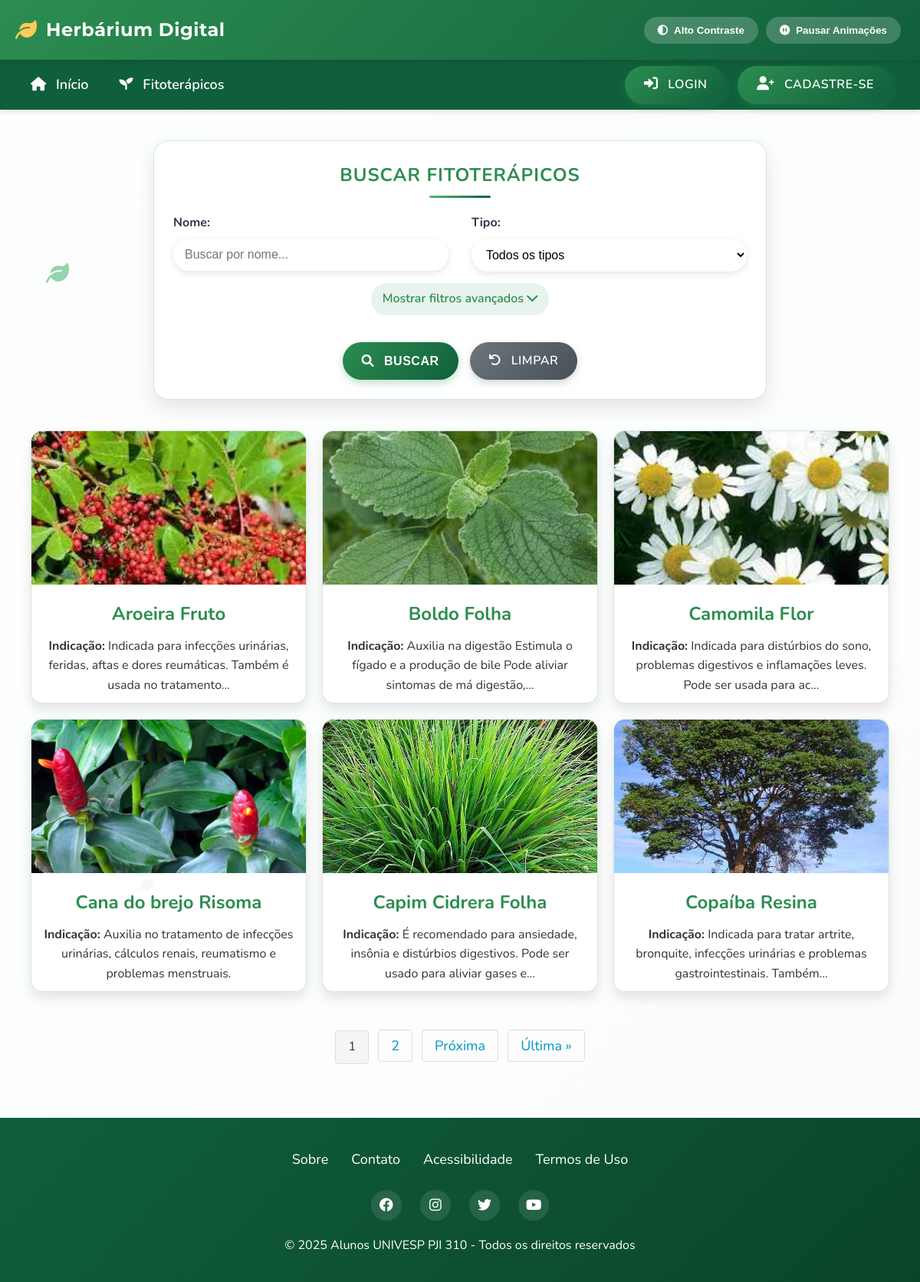
The app's page /fitoterapico/, older data.
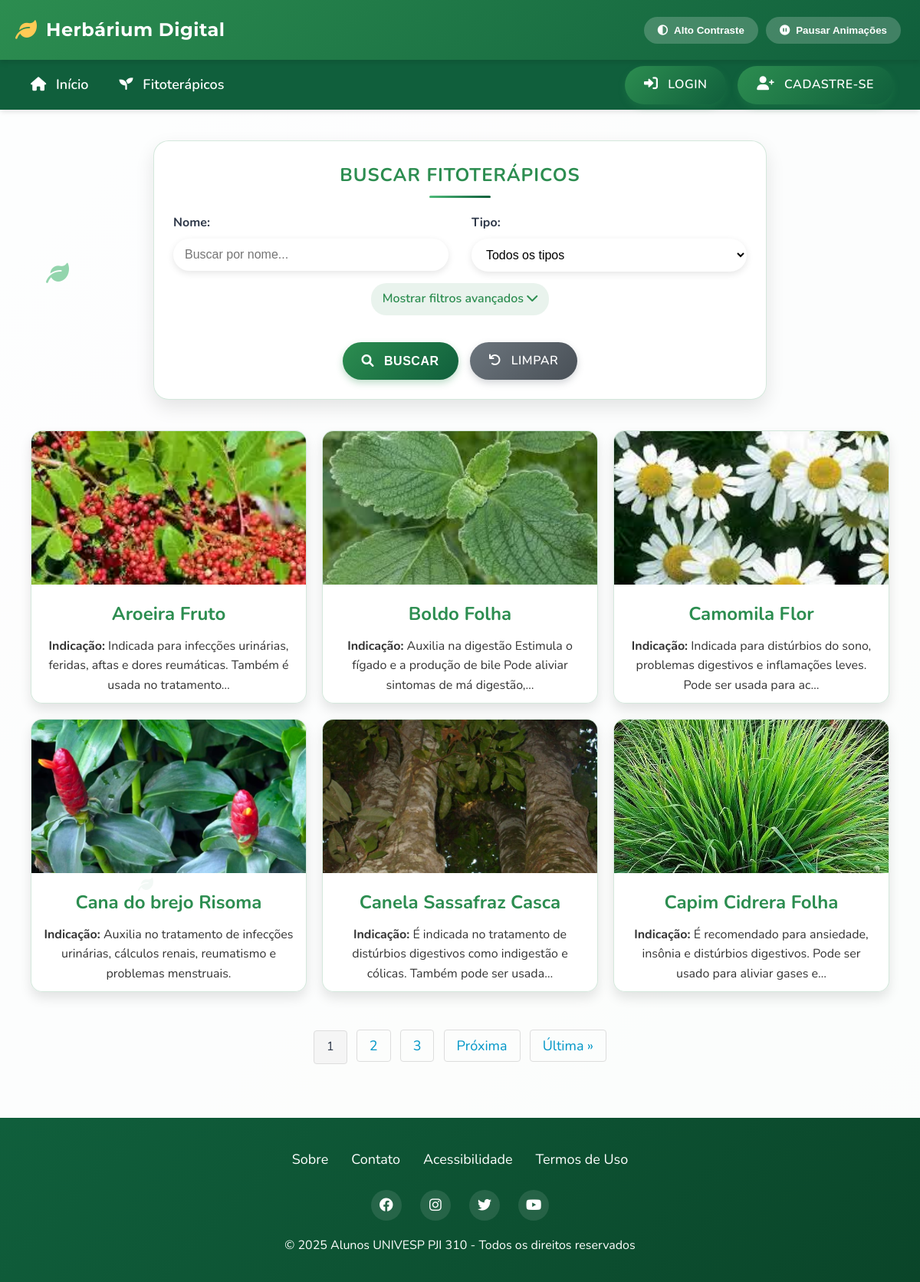
The same page, newer data.
### fitoterapico/models.py (models this page shows, shortened)
class Fitoterapico(models.Model):
    id = models.AutoField(primary_key=True)
    nome = models.CharField(max_length=100)
    tipo = models.ForeignKey(Tipo, on_delete=models.PROTECT, related_name='fitoterapico_tipo')
    especie = models.CharField(max_length=100)
    familia = models.CharField(max_length=100, blank=True, null=True)
    descricao = models.TextField()
    propriedades = models.TextField()
    indicacao = models.TextField()
    modo_uso = models.TextField()
    dosagem = models.CharField(max_length=100, blank=True, null=True)
    efeito_colateral = models.TextField(blank=True, null=True)
    preco = models.FloatField(blank=True, null=True, validators=[MinValueValidator(0)])
    foto = models.ImageField(upload_to='fitoterapico/', blank=True, null=True)
    bio = models.TextField(blank=True, null=True)
    class Meta:
        ordering = ['nome']

class Tipo(models.Model):
    id = models.AutoField(primary_key=True)
    nome = models.CharField(max_length=200)
    def __str__(self):
        return self.nome

### fitoterapico/views.py (the view)
# urls.py: path('fitoterapico/', FitoterapicoListView.as_view(), name='fitoterapico_list'),
class FitoterapicoListView(ListView):
    model = Fitoterapico
    template_name = 'fitoterapico.html'
    context_object_name = 'fitoterapico'
    paginate_by = 6
    def get_queryset(self):
        fitoterapico = super().get_queryset().order_by('nome')
        search = self.request.GET.get('search', '')
        tipo = self.request.GET.get('tipo', '')
        indicacao = self.request.GET.get('indicacao', '')
        if search:
            fitoterapico = fitoterapico.filter(nome__icontains=search)
        if tipo:
            fitoterapico = fitoterapico.filter(tipo__id=tipo)
        if indicacao:
            fitoterapico = fitoterapico.filter(indicacao__icontains=indicacao)
        return fitoterapico
    def get_context_data(self, **kwargs):
        context = super().get_context_data(**kwargs)
        from fitoterapico.models import Tipo
        context['search'] = self.request.GET.get('search', '')
        context['tipo_selecionado'] = self.request.GET.get('tipo', '')
        context['indicacao'] = self.request.GET.get('indicacao', '')
        context['tipos'] = Tipo.objects.all()
        return context

### fitoterapico/templates/fitoterapico.html (shortened to what this page needs)
{% extends "base.html" %}
{% block content %}
  <form method="GET" action="{% url 'fitoterapico_list' %}" class="search-form">
    <h3>Buscar Fitoterápicos</h3>
    <div class="search-row">
      <div class="search-group">
        <label for="search">Nome:</label>
        <input type="text" id="search" name="search" placeholder="Buscar por nome..." value="{{ search }}">
      </div>
      <div class="search-group">
        <label for="tipo">Tipo:</label>
        <select id="tipo" name="tipo">
          <option value="">Todos os tipos</option>
        </select>
      </div>
    </div>
    <div class="search-toggle" onclick="toggleAdvancedSearch()">
      <span id="toggle-text">Mostrar filtros avançados</span> <i class="fas fa-chevron-down" id="toggle-icon"></i>
    </div>
    <div class="search-actions">
      <button type="submit" class="btn"><i class="fas fa-search"></i> Buscar</button>
      <a href="{% url 'fitoterapico_list' %}" class="btn btn-reset"><i class="fas fa-undo"></i> Limpar</a>
    </div>
  </form>
  <div class="fitoterapico-grid">
    {% if fitoterapico %}
      {% for fitoterapico in fitoterapico %}
        <a href="{% url 'fitoterapico_detail' fitoterapico.pk %}">
          <div class="fitoterapico-card">
            {% if fitoterapico.foto %}
              <img src="{{ fitoterapico.foto.url }}" alt="{{ fitoterapico.nome }} - {{ fitoterapico.tipo }}" loading="lazy">
            {% else %}
              <p class="no-foto">Imagem não disponível</p>
            {% endif %}
            <h2>{{ fitoterapico.nome }} {{ fitoterapico.tipo }}</h2>
            <p><strong>Indicação:</strong> {{ fitoterapico.indicacao|truncatechars:100 }}</p>
          </div>
        </a>
      {% endfor %}
    {% else %}
      <p class="no-results">Nenhum fitoterapico encontrado.</p>
    {% endif %}
  </div>
  {% if is_paginated %}
  <div class="pagination">
    {% for num in page_obj.paginator.page_range %}
      {% if page_obj.number == num %}
        <span class="current">{{ num }}</span>
      {% elif num > page_obj.number|add:'-3' and num < page_obj.number|add:'3' %}
        <a href="?page={{ num }}{% if search %}&search={{ search }}{% endif %}">{{ num }}</a>
      {% endif %}
    {% endfor %}
    {% if page_obj.has_next %}
      <a href="?page={{ page_obj.next_page_number }}{% if search %}&search={{ search }}{% endif %}">Próxima</a>
      <a href="?page={{ page_obj.paginator.num_pages }}{% if search %}&search={{ search }}{% endif %}">Última &raquo;</a>
    {% endif %}
  </div>
  {% endif %}
{% endblock %}

### app/templates/base.html (shortened to what this page needs)
<!DOCTYPE html>
<html lang="pt-br">
<head>
  <link href="https://cdnjs.cloudflare.com/ajax/libs/font-awesome/6.0.0-beta3/css/all.min.css" rel="stylesheet">
</head>
<body>
  <div class="floating-element leaf1"><i class="fas fa-leaf" aria-hidden="true"></i></div>
  <div class="floating-element leaf2"></div>
  <div class="floating-element leaf3"></div>
  <header>
    <div class="header-content">
      <div class="logo">
        <i class="fas fa-leaf" aria-hidden="true"></i>
        <h1>Herbárium Digital</h1>
      </div>
      <div class="accessibility-controls">
        <button class="contrast-btn" onclick="toggleContrast()" aria-label="Alternar modo de alto contraste">
          <i class="fas fa-adjust" aria-hidden="true"></i>
          <span>Alto Contraste</span>
        </button>
        <button class="animation-btn" onclick="toggleAnimations()" aria-label="Pausar ou retomar animações">
          <i class="fas fa-pause-circle" aria-hidden="true"></i>
          <span>Pausar Animações</span>
        </button>
      </div>
    </div>
  </header>
  <nav role="navigation" aria-label="Menu principal">
    <div class="nav-container">
      <ul>
        <li><a href="{% url 'home' %}" aria-label="Ir para página inicial"><i class="fas fa-home" aria-hidden="true"></i> Início</a></li>
        <li><a href="{% url 'fitoterapico_list' %}" aria-label="Ver lista de fitoterápicos"><i class="fas fa-seedling" aria-hidden="true"></i> Fitoterápicos</a></li>
      </ul>
      <div class="user-info" aria-label="Informações do usuário">
        {% if user.is_authenticated %}
          <i class="fas fa-user-circle" aria-hidden="true"></i>
          <span>Olá, {{ user.username }}</span>
          <a href="{% url 'logout' %}" class="btn btn-secondary" style="margin-left: 15px;" aria-label="Sair da conta">
            <i class="fas fa-sign-out-alt" aria-hidden="true"></i> Sair
          </a>
        {% else %}
          <a href="{% url 'login' %}" class="btn" aria-label="Fazer login">
            <i class="fas fa-sign-in-alt" aria-hidden="true"></i> Login
          </a>
          <a href="{% url 'registro' %}" class="btn btn-secondary" style="margin-left: 15px;" aria-label="Cadastrar-se no sistema">
            <i class="fas fa-user-plus" aria-hidden="true"></i> Cadastre-se
          </a>
        {% endif %}
      </div>
    </div>
  </nav>
  <main>
    <div class="container">
      {% block content %}{% endblock %}
    </div>
  </main>
  <footer>
    <div class="footer-content">
      <div class="footer-links">
        <a href="/sobre" aria-label="Sobre o Herbárium Digital">Sobre</a>
        <a href="/contato" aria-label="Entre em contato conosco">Contato</a>
        <a href="/acessibilidade" aria-label="Informações sobre acessibilidade">Acessibilidade</a>
        <a href="/termos" aria-label="Termos de uso do site">Termos de Uso</a>
      </div>
      <div class="social-icons">
        <a href="https://facebook.com" aria-label="Visite nossa página no Facebook" target="_blank" rel="noopener"><i class="fab fa-facebook" aria-hidden="true"></i></a>
        <a href="https://instagram.com" aria-label="Siga-nos no Instagram" target="_blank" rel="noopener"><i class="fab fa-instagram" aria-hidden="true"></i></a>
        <a href="https://twitter.com" aria-label="Siga-nos no Twitter" target="_blank" rel="noopener"><i class="fab fa-twitter" aria-hidden="true"></i></a>
        <a href="https://youtube.com" aria-label="Visite nosso canal no YouTube" target="_blank" rel="noopener"><i class="fab fa-youtube" aria-hidden="true"></i></a>
      </div>
      <p>&copy; 2025 Alunos UNIVESP PJI 310 - Todos os direitos reservados</p>
    </div>
  </footer>
</body>
</html>

### fitoterapico/templates/fitoterapico.html (style rules this page uses)
.fitoterapico-grid { display: grid; grid-template-columns: repeat(3, 1fr); gap: 20px; margin: 0 auto; max-width: 1200px; padding: 20px; position: relative; z-index: 1; }
.fitoterapico-card { background-color: rgba(255, 255, 255, 0.9); box-shadow: 0 8px 15px rgba(0, 0, 0, 0.1); border-radius: 15px; overflow: hidden; text-align: center; transition: all 0.3s ease; border: 1px solid rgba(44, 141, 80, 0.2); }
.fitoterapico-card img { width: 100%; height: 200px; object-fit: cover; }
.fitoterapico-card h2 { font-size: 1.5rem; margin: 10px; color: var(--primary-color); }
.fitoterapico-card p { font-size: 1rem; margin-bottom: 10px; padding: 0 15px; }
form { display: block; margin-bottom: 20px; text-align: center; padding: 20px; }
input[type="text"], select, input[type="number"] { padding: 12px 15px; font-size: 16px; border: none; border-radius: 30px; width: 100%; box-sizing: border-box; transition: all 0.3s ease; box-shadow: 0 3px 10px rgba(0, 0, 0, 0.1); background-color: white; }
button[type="submit"], .btn { background: linear-gradient(135deg, var(--primary-color) 0%, var(--primary-dark) 100%); color: #fff; border: none; padding: 12px 25px; font-size: 16px; border-radius: 30px; cursor: pointer; transition: all 0.3s ease; box-shadow: 0 4px 10px rgba(44, 141, 80, 0.3); text-transform: uppercase; font-weight: 600; letter-spacing: 0.5px; }
a { font-size: 18px; color: #333; text-decoration: none; }
.pagination { text-align: center; margin: 20px 0; padding: 10px; }
.pagination a { color: #0096c7; padding: 8px 16px; text-decoration: none; border: 1px solid #ddd; margin: 0 4px; border-radius: 4px; transition: all 0.3s ease; }
.pagination .current { display: inline-block; padding: 8px 16px; background-color: #f5f5f5; border: 1px solid #ddd; border-radius: 4px; margin: 0 4px; }
.search-form { max-width: 800px; margin: 0 auto 20px; padding: 25px; background-color: rgba(255, 255, 255, 0.9); border-radius: 20px; box-shadow: 0 10px 25px rgba(0, 0, 0, 0.1); position: relative; z-index: 1; border: 1px solid rgba(44, 141, 80, 0.2); box-sizing: border-box; }
.search-form h3 { margin-top: 0; margin-bottom: 20px; text-align: center; color: var(--primary-color); font-size: 24px; font-weight: 700; text-transform: uppercase; letter-spacing: 1px; position: relative; padding-bottom: 10px; }
.search-form h3:after { content: ""; position: absolute; bottom: 0; left: 50%; transform: translateX(-50%); width: 80px; height: 3px; background: linear-gradient(90deg, var(--primary-light), var(--primary-dark)); border-radius: 3px; }
.search-row { display: flex; flex-wrap: wrap; gap: 15px; margin-bottom: 15px; justify-content: space-between; }
.search-group { flex: 1; min-width: 200px; max-width: 48%; }
.search-group label { display: block; margin-bottom: 8px; font-weight: bold; text-align: left; }
.search-actions { display: flex; justify-content: center; gap: 15px; margin-top: 20px; }
.btn-reset { background: linear-gradient(135deg, #6c757d 0%, #495057 100%); box-shadow: 0 4px 10px rgba(108, 117, 125, 0.3); }
.search-toggle { text-align: center; margin-bottom: 15px; cursor: pointer; color: var(--primary-color); font-weight: 600; padding: 8px 15px; border-radius: 20px; display: inline-block; transition: all 0.3s ease; background-color: rgba(44, 141, 80, 0.1); }

Row changes from the older to the newer data that the page shows:
no longer on this page (row unchanged): Fitoterapico: foto (picture), nome "Copaíba", tipo "Resina", indicacao "Indicada para tratar artrite, bronquite, infecções urinárias e problemas gastrointestinais. Também…"
added Fitoterapico: foto (picture), nome "Canela Sassafraz", tipo "Casca", indicacao "É indicada no tratamento de distúrbios digestivos como indigestão e cólicas. Também pode ser usada…"
Text that changed along with them:
new list line: "3"
